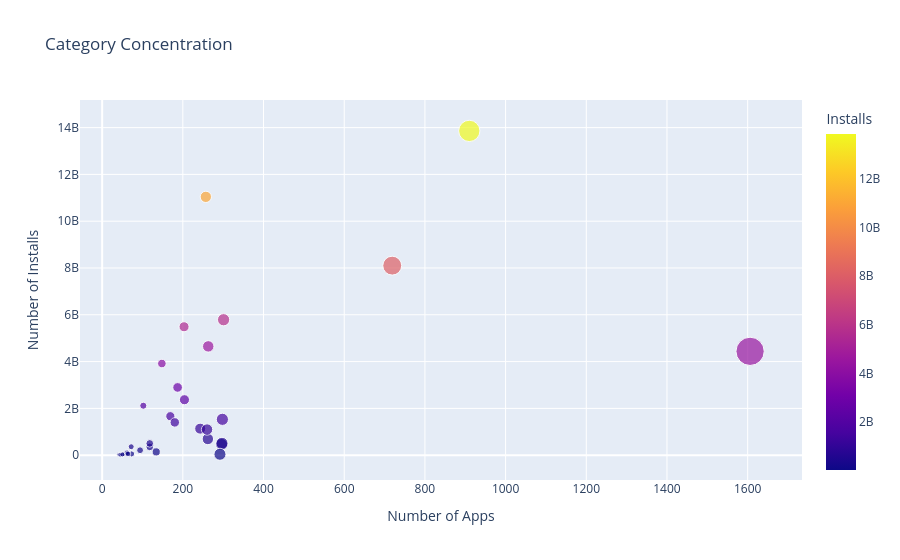

The cell this chart's notebook holds for it:
### Code cell
scatter_plot = px.scatter(cat_merged_df, 
                          x='App', 
                          y='Installs', 
                          title='Category Concentration', 
                          size='App', 
                          hover_name=cat_merged_df.index, 
                          color='Installs',
                          height=600) 
scatter_plot.update_layout(xaxis_title='Number of Apps',
                           yaxis_title='Number of Installs')
scatter_plot.show()

### Figure 1 — Plotly figure (JSON) as saved in the notebook; plotly's stock layout.template omitted (floating-point values rounded to 4 significant figures)
{"data": [{"hovertemplate": "<b>%{hovertext}</b><br><br>App=%{marker.size}<br>Installs=%{marker.color}<extra></extra>", "hovertext": ["ART_AND_DESIGN", "AUTO_AND_VEHICLES", "BEAUTY", "BOOKS_AND_REFERENCE", "BUSINESS", "COMICS", "COMMUNICATION", "DATING", "EDUCATION", "ENTERTAINMENT", "EVENTS", "FAMILY", "FINANCE", "FOOD_AND_DRINK", "GAME", "HEALTH_AND_FITNESS", "HOUSE_AND_HOME", "LIBRARIES_AND_DEMO", "LIFESTYLE", "MAPS_AND_NAVIGATION", "MEDICAL", "NEWS_AND_MAGAZINES", "PARENTING", "PERSONALIZATION", "PHOTOGRAPHY", "PRODUCTIVITY", "SHOPPING", "SOCIAL", "SPORTS", "TOOLS", "TRAVEL_AND_LOCAL", "VIDEO_PLAYERS", "WEATHER"], "legendgroup": "", "marker": {"color": [114233100, 53129800, 26916200, 1665791655, 692018120, 44931100, 11039241530, 140912410, 352852000, 2113660000, 15949410, 4437554490, 455249400, 211677750, 13858762717, 1134006220, 97082000, 52083000, 503611120, 503267560, 39162676, 2369110650, 31116110, 1532352930, 4649143130, 5788070180, 1400331540, 5487841475, 1096431465, 8099724500, 2894859300, 3916897200, 361096500], "coloraxis": "coloraxis", "size": [61, 73, 42, 169, 262, 54, 257, 134, 118, 102, 45, 1606, 296, 94, 910, 243, 62, 64, 297, 118, 292, 204, 50, 298, 263, 301, 180, 203, 260, 719, 187, 148, 72], "sizemode": "area", "sizeref": 4.015, "symbol": "circle"}, "mode": "markers", "name": "", "orientation": "v", "showlegend": false, "type": "scatter", "x": [61, 73, 42, 169, 262, 54, 257, 134, 118, 102, 45, 1606, 296, 94, 910, 243, 62, 64, 297, 118, 292, 204, 50, 298, 263, 301, 180, 203, 260, 719, 187, 148, 72], "xaxis": "x", "y": [114233100, 53129800, 26916200, 1665791655, 692018120, 44931100, 11039241530, 140912410, 352852000, 2113660000, 15949410, 4437554490, 455249400, 211677750, 13858762717, 1134006220, 97082000, 52083000, 503611120, 503267560, 39162676, 2369110650, 31116110, 1532352930, 4649143130, 5788070180, 1400331540, 5487841475, 1096431465, 8099724500, 2894859300, 3916897200, 361096500], "yaxis": "y"}], "layout": {"autosize": true, "coloraxis": {"colorbar": {"title": {"text": "Installs"}}, "colorscale": [[0, "#0d0887"], [0.1111, "#46039f"], [0.2222, "#7201a8"], [0.3333, "#9c179e"], [0.4444, "#bd3786"], [0.5556, "#d8576b"], [0.6667, "#ed7953"], [0.7778, "#fb9f3a"], [0.8889, "#fdca26"], [1, "#f0f921"]]}, "legend": {"itemsizing": "constant", "tracegroupgap": 0}, "title": {"text": "Category Concentration"}, "xaxis": {"anchor": "y", "autorange": true, "domain": [0, 1], "range": [-53.9, 1730.0], "title": {"text": "Number of Apps"}, "type": "linear"}, "yaxis": {"anchor": "x", "autorange": true, "domain": [0, 1], "range": [-1028000000.0, 15120000000.0], "title": {"text": "Number of Installs"}, "type": "linear"}}}
